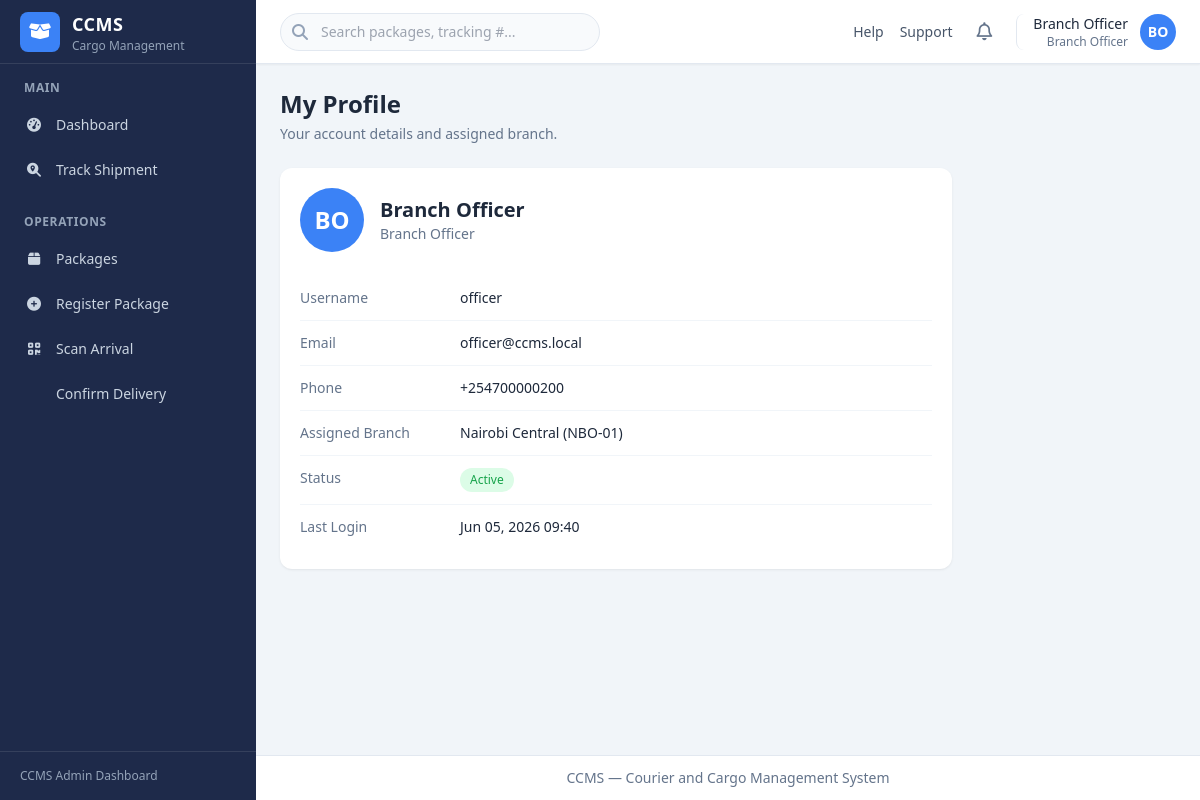
/account/profile/ (signed in), run on the app's committed database.
### account/models.py (models this page shows, shortened)
class User(AbstractUser):
    full_name = models.CharField(max_length=255)
    phone_number = models.CharField(max_length=20, blank=True)
    role = models.CharField(
        max_length=20,
        choices=UserRole.choices,
        default=UserRole.BRANCH_OFFICER,
    )
    status = models.CharField(
        max_length=20,
        choices=UserStatus.choices,
        default=UserStatus.ACTIVE,
    )
    branch = models.ForeignKey(
        'ccms_app.Branch',
        on_delete=models.SET_NULL,
        null=True,
        blank=True,
        related_name='staff',
    )
    class Meta:
        ordering = ['full_name']
    @property
    def is_admin_manager(self):
        return self.role == UserRole.ADMIN_MANAGER
    @property
    def is_account_active(self):
        return self.status == UserStatus.ACTIVE
    @property
    def role_label(self):
        return self.get_role_display()
    def get_initials(self):
        parts = self.full_name.strip().split()
        if len(parts) >= 2:
            return (parts[0][0] + parts[-1][0]).upper()
        if parts:
            return parts[0][0].upper()
        return self.username[:1].upper()

### ccms_app/models.py (models this page shows, shortened)
class Branch(models.Model):
    name = models.CharField(max_length=255)
    code = models.CharField(max_length=20, unique=True)
    location = models.CharField(max_length=255)
    contact_number = models.CharField(max_length=20)
    is_active = models.BooleanField(default=True)
    created_at = models.DateTimeField(auto_now_add=True)
    updated_at = models.DateTimeField(auto_now=True)
    class Meta:
        ordering = ['name']
        verbose_name_plural = 'branches'

### account/views.py (the view)
# urls.py: path('profile/', views.profile, name='profile'),
@login_required
def profile(request):
    return render(request, 'account/profile.html', {'active_nav': 'profile'})

### templates/account/profile.html (shortened to what this page needs)
{% extends "base.html" %}
{% block page_title %}My Profile{% endblock %}
{% block page_subtitle %}
<p class="mt-1 text-sm text-slate-500">Your account details and assigned branch.</p>
{% endblock %}
{% block content %}
<div class="max-w-2xl">
    <div class="dashboard-card">
        <div class="mb-6 flex items-center gap-4">
            <div class="flex h-16 w-16 items-center justify-center rounded-full bg-brand text-2xl font-bold text-white">
                {{ user.get_initials }}
            </div>
            <div>
                <h2 class="text-xl font-bold text-slate-800">{{ user.full_name }}</h2>
                <p class="text-sm text-slate-500">{{ user.role_label }}</p>
            </div>
        </div>
        <dl class="divide-y divide-slate-100">
            <div class="flex py-3">
                <dt class="w-40 text-sm font-medium text-slate-500">Username</dt>
                <dd class="text-sm text-slate-800">{{ user.username }}</dd>
            </div>
            <div class="flex py-3">
                <dt class="w-40 text-sm font-medium text-slate-500">Email</dt>
                <dd class="text-sm text-slate-800">{{ user.email|default:"—" }}</dd>
            </div>
            <div class="flex py-3">
                <dt class="w-40 text-sm font-medium text-slate-500">Phone</dt>
                <dd class="text-sm text-slate-800">{{ user.phone_number|default:"—" }}</dd>
            </div>
            <div class="flex py-3">
                <dt class="w-40 text-sm font-medium text-slate-500">Assigned Branch</dt>
                <dd class="text-sm text-slate-800">
                    {% if user.branch %}
                    {{ user.branch.name }} ({{ user.branch.code }})
                    {% else %}
                    —
                    {% endif %}
                </dd>
            </div>
            <div class="flex py-3">
                <dt class="w-40 text-sm font-medium text-slate-500">Status</dt>
                <dd class="text-sm">
                    {% if user.is_account_active %}
                    <span class="status-badge status-delivered">Active</span>
                    {% else %}
                    <span class="status-badge status-in-transit">Inactive</span>
                    {% endif %}
                </dd>
            </div>
            <div class="flex py-3">
                <dt class="w-40 text-sm font-medium text-slate-500">Last Login</dt>
                <dd class="text-sm text-slate-800">{{ user.last_login|date:"M d, Y H:i"|default:"—" }}</dd>
            </div>
        </dl>
    </div>
</div>
{% endblock %}

### templates/includes/header.html (shortened to what this page needs)
<header class="sticky top-0 z-20 flex h-16 items-center justify-between border-b border-slate-200 bg-white px-4 shadow-sm md:px-6">
    <div class="flex items-center gap-4">
        <div class="relative hidden sm:block">
            <i class="fa-solid fa-search absolute left-3 top-1/2 -translate-y-1/2 text-slate-400"></i>
            <input type="search" placeholder="Search packages, tracking #..."
                   class="w-64 rounded-full border border-slate-200 bg-slate-50 py-2 pl-10 pr-4 text-sm focus:border-brand focus:outline-none focus:ring-1 focus:ring-brand md:w-80">
        </div>
    </div>
    <div class="flex items-center gap-2 md:gap-4">
        <nav class="hidden items-center gap-4 text-sm text-slate-600 md:flex">
            <a href="#" class="hover:text-brand">Help</a>
            <a href="#" class="hover:text-brand">Support</a>
        </nav>
        <button type="button" class="rounded-lg p-2 text-slate-500 hover:bg-slate-100" title="Notifications">
            <i class="fa-regular fa-bell text-lg"></i>
        </button>
        <div class="relative" id="user-menu-wrapper">
            <button type="button" id="user-menu-toggle"
                    class="flex items-center gap-3 rounded-lg border-l border-slate-200 pl-3 hover:bg-slate-50 md:pl-4">
                <div class="hidden text-right sm:block">
                    <p class="text-sm font-medium text-slate-800">{{ user.full_name }}</p>
                    <p class="text-xs text-slate-500">{{ user.role_label }}</p>
                </div>
                <div class="flex h-9 w-9 items-center justify-center rounded-full bg-brand text-sm font-semibold text-white">
                    {{ user.get_initials }}
                </div>
            </button>
        </div>
    </div>
</header>

### static/css/dashboard.css (style rules this page uses)
.dashboard-card { background-color: #ffffff; border-radius: 0.75rem; padding: 1.25rem; box-shadow: 0 1px 3px 0 rgb(0 0 0 / 0.06), 0 1px 2px -1px rgb(0 0 0 / 0.06); }
.status-badge { display: inline-block; padding: 0.125rem 0.625rem; border-radius: 9999px; font-size: 0.75rem; font-weight: 500; }
.status-delivered { background-color: #dcfce7; color: #16a34a; }

### data on the page
User: full_name "Branch Officer", role_label "Branch Officer", get_initials "BO", username "officer", email "officer@ccms.local", phone_number "+254700000200", branch.name "Nairobi Central", branch.code "NBO-01", last_login "Jun 05, 2026 09:40"
